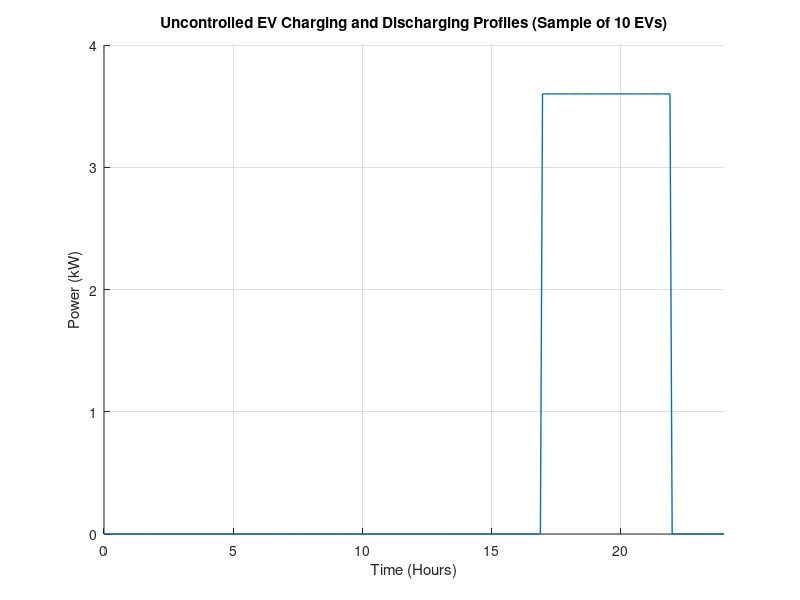

The MATLAB source for this figure:
clc; clear; close all;

%% Parameters
numEV = 567; % Number of EVs
timestep = 288; % 5-minute intervals for a 24-hour period
batteryCap = 40; % kWh, Nissan Leaf battery capacity
chargingPower = 3.6; % kW, single-phase charger
dischargingPower = -3.6; % kW, V2G discharge
chargingEfficiency = 0.90; % 90% charging efficiency
dischargingEfficiency = 0.904; % 90.4% discharging efficiency
soC_init = rand(numEV, 1) * 0.5 + 0.2; % Initial SOC between 20% and 70%

% Define possible charging and discharging durations
chargeDurations = 3:6; % Hours converted into time steps later
dischargeMinSOC = 0.2; % Minimum SOC threshold
ChargingStartRange = 192:288; % Possible charging start times (after discharge till morning)
DischargingStartRange = 216:240; % 6 PM to 8 PM range

% Initialize EV load profile (each row is an EV, each column is a timestep)
EVprofiles = zeros(numEV, timestep);

%% Monte Carlo Simulation
for i = 1:numEV
    % Randomly decide whether the EV charges (0) or discharges (1)
    userChoice = randi([0, 1]);
    
    % Calculate available energy for charging/discharging
    chargeLeft = batteryCap * (soC_init(i) - dischargeMinSOC);
    
    if userChoice == 1 % Discharge first, then charge
        % Select random discharge start time and duration
        dischargeStart = randsample(DischargingStartRange, 1);
        Dischargetime = chargeLeft / (abs(dischargingPower) * dischargingEfficiency);
        dischargeFinalDuration = min(floor(Dischargetime * 12), timestep - dischargeStart);
        dischargeEnd = dischargeStart + dischargeFinalDuration;
        
        for t = 0:dischargeFinalDuration-1
    currentIndex = mod(dischargeStart + t - 1, timestep) + 1;
    EVprofiles(i, currentIndex) = dischargingPower;
end

% Update SOC after discharge
newSOC = soC_init(i) - (dischargeFinalDuration / 12 * abs(dischargingPower) * dischargingEfficiency) / batteryCap;

% Calculate required charging time to reach full SOC
chargeNeeded = (batteryCap * (1 - newSOC)) / (chargingPower * chargingEfficiency);
chargeDuration = ceil(chargeNeeded * 12); % Convert hours to 5-min steps

% Charging starts right after discharging, allowing flexible start time
chargeStart = dischargeEnd + randsample(0:12:48, 1); % Random delay from 0 to 4 hours

% Apply charge profile with wrap-around
    for t = 0:chargeDuration-1
    currentIndex = mod(chargeStart + t - 1, timestep) + 1;
    EVprofiles(i, currentIndex) = chargingPower;
                if currentIndex == 96
                break;
                end;
    end
        
    else % Charge directly (no discharge)
        % Select random charge start time and duration
        chargeStart = randsample(192:264, 1); % Charging from 4 PM to 12 AM
        chargeDuration = randsample(chargeDurations, 1) * 12; % Convert hours to 5-min steps
        chargeEnd = chargeStart + chargeDuration;
        
       for t = 0:chargeDuration-1
    currentIndex = mod(chargeStart + t - 1, timestep) + 1;
    EVprofiles(i, currentIndex) = chargingPower;
            if currentIndex == 96
                break;
            end
    end
    end
end

%% Plot Individual EV Profiles
figure;
 hold on;
 for i = 1:1 % Plot only 10 random EVs for visualization
     plot(linspace(0, 24, timestep), EVprofiles(i, :), 'LineWidth', 1);
 end
 xlabel('Time (Hours)');
 ylabel('Power (kW)');
 title('Uncontrolled EV Charging and Discharging Profiles (Sample of 10 EVs)');
 grid on;
 xlim([0 24]);
